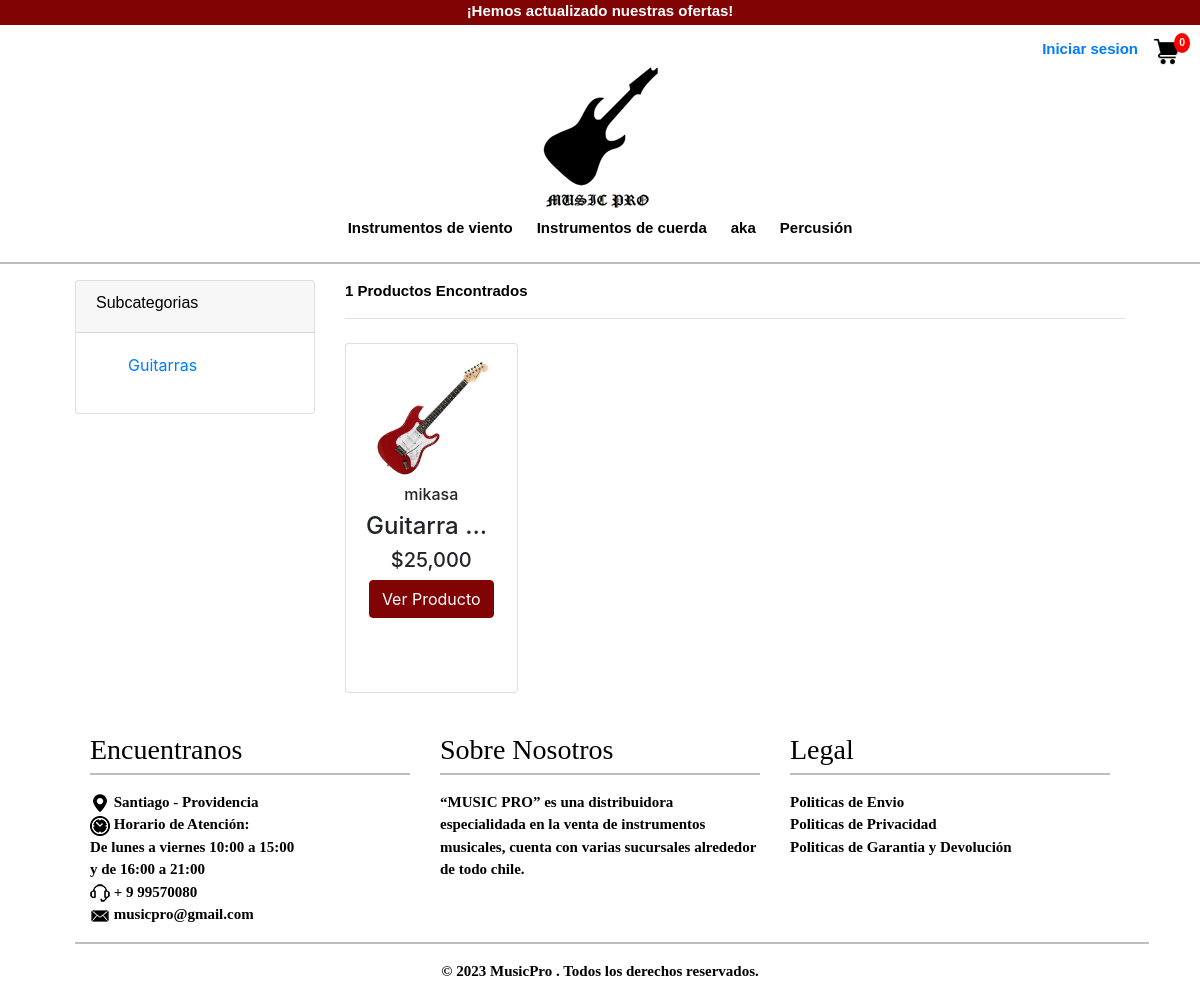
Screenshot of /store/instrumentos-de-cuerda/ with the database file from the repository.
### app/models.py (models this page shows, shortened)
class Categoria(models.Model):
    nombreCategoria = models.CharField(max_length=50,primary_key=True, verbose_name='nombre de la categoria', unique=True)
    descripcion = models.CharField(max_length=255, blank = True)
    slug = models.CharField(max_length=100)
    class Meta:
        verbose_name = 'category'
        verbose_name_plural = 'categories'

class SubCategoria(models.Model):
    nombreSubCategoria = models.CharField(max_length=50,primary_key=True, verbose_name='nombre subcategoria')
    descripcion = models.CharField(max_length=255, blank = True)
    slug = models.CharField(max_length=100)
    categoria = models.ForeignKey(Categoria, on_delete=models.CASCADE)
    slugcat = AutoSlugField(populate_from='categoria',null=True)
    class Meta:
        verbose_name = 'sub category'
        verbose_name_plural = 'sub categories'

class Producto(models.Model):
    SKU = models.IntegerField(primary_key=True, verbose_name='SKU')
    nombreProducto =  models.CharField(max_length=80 ,verbose_name='nombre', unique=True)
    slug = models.CharField(max_length=100)
    descripcion = models.TextField(verbose_name='descripcion')
    precio = models.IntegerField(verbose_name='precio')
    imagen=models.ImageField(upload_to='img/productos' , null=True)
    stock = models.IntegerField(verbose_name='stock')
    categoria= models.ForeignKey(Categoria,on_delete=models.CASCADE, )
    subcategoria= models.ForeignKey(SubCategoria,on_delete=models.CASCADE)
    tipoinstrumento= models.ForeignKey(TipoInstrumento,on_delete=models.CASCADE, blank=True, null=True)
    marca = models.ForeignKey(Marca,on_delete=models.CASCADE)
    is_available = models.BooleanField(default=True)
    create_date = models.DateTimeField(auto_now_add=True)
    modified_date = models.DateTimeField(auto_now=True)

class Marca(models.Model):
    nombreMarca = models.CharField(max_length=50,primary_key=True ,verbose_name='nombre Marca', unique=True)
    descripcion = models.CharField(max_length=255, blank = True)
    slug = models.CharField(max_length=100)
    def __str__(self) -> str:
        return self.nombreMarca

### app/views.py (the view)
# urls.py: path('store/<slug>/', store, name="store"),
def store (request, slug):
    tipo = None
    catslug = Categoria.objects.get(slug = slug)
    subcat = SubCategoria.objects.filter(categoria=catslug)
    productos = Producto.objects.filter(categoria=catslug)
    paginator = Paginator(productos, 8)
    page = request.GET.get('page')
    paged_productos = paginator.get_page(page)
    categorias = Categoria.objects.all()
    producto_count = productos.count()
    context = {
        'tipo':tipo,
        'subCat':subcat,
        'categorias':categorias,
        'productos': paged_productos,
        'producto_count': producto_count,
    }
    return render(request, 'app/tienda/store.html', context)

### carts/context_processors.py (called while the page is built)
def counter(request):
    cart_count = 0
    try:
        cart = Cart.objects.filter(cart_id=_cart_id(request))
        cart_items = CartItem.objects.all().filter(cart=cart[:1])
        for cart_item in cart_items:
            cart_count += cart_item.quantity
    except Cart.DoesNotExist:
        cart_count = 0
    return dict(cart_count=cart_count)

### carts/views.py (called while the page is built)
def _cart_id(request):
    cart = request.session.session_key
    if not cart:
        cart= request.session.create()
    return cart

### app/templates/app/tienda/store.html (shortened to what this page needs)
{% extends 'app/base.html' %}
{% load static %}
{% block contenido %}
<section class="section-content padding-y">
    <div class="container">
        <div class="row">
            <aside class="col-md-3">
                <div class="card">
                    <article class="filter-group">
                        <header class="card-header">
                            <h6 class="title">Subcategorias</h6>
                        </header>
                        <div class="filter-content collapse show" id="collapse_1" style="">
                            <div class="card-body">
                                {% for sub in subCat %}
                                <ul class="list-menu">
                                    <li><a
                                            href="{% url 'subCatfilter' sub.slugcat sub.slug  %}">{{sub.nombreSubCategoria}}</a>
                                    </li>
                                </ul>
                                {% endfor %}
                            </div>
                        </div>
                </div>
            </aside>
            <main class="col-md-9">
                <header class="border-bottom mb-4 pb-3">
                    <div class="form-inline">
                        <span class="mr-md-auto">{{ producto_count }} Productos Encontrados</span>
                    </div>
                </header>
                {% load humanize %}
                <div class="row">
                    {% for p in productos %}
                    <div class="col-xs col-sm-6 col-md col-lg-3">
                        <div class="producto">
                            <div class="card">
                                <div class="body-card">
                                    <div class="text-center"><img src="{{ p.imagen.url}}" class="img-fluid">
                                    </div>
                                    <h6 class="text-center ">{{p.marca}}</h6>
                                    <h4 class="text-center text-truncate">{{p.nombreProducto}}</h4>
                                    <h5 class="text-center ">${{p.precio | intcomma}}</h5>
                                    <a href="{% url 'detalle' p.SKU %}">
                                        <div class="text-center"> <button type="button" class="btn btn-success ">
                                                Ver Producto</button>
                                    </a>
                                </div>
                            </div>
                        </div>
                    </div>
                </div>
                {% endfor %}
        </div>
        {% endblock %}

### app/templates/app/base.html (shortened to what this page needs)
<!DOCTYPE html>
<html lang="es">
<head>
    <link rel="stylesheet" href="https://cdn.jsdelivr.net/bxslider/4.2.12/jquery.bxslider.css">
    <link href="https://cdn.jsdelivr.net/npm/bootstrap@5.0.2/dist/css/bootstrap.min.css" rel="stylesheet"
>
    <link rel="stylesheet" href="https://stackpath.bootstrapcdn.com/bootstrap/4.5.2/css/bootstrap.min.css">
    {% load static %}
    <link rel="stylesheet" href="{% static 'css/estilos.css' %}">
</head>
<body>
    <header>
        <div class="contenedor-anuncio">
            ¡Hemos actualizado nuestras ofertas!
        </div>
        <div class="sesion mt-60">
            {% if user.is_authenticated %}
            <li>
                Bienvenido/a: <a href="#">{{user.email}}</a>
                &nbsp;
                <a href="{% url 'logout' %}">Cerrar Sesion </a>
                {% if user.is_staff %}
                &nbsp;
                <a href="{%url 'adminView' %}">Panel de Admin</a>
                {% endif %}
            </li>
            {% else %}
            <li>
                <a href="{% url 'loginCli' %}">Iniciar sesion </a>
            </li>
            {% endif %}
            <div id="cart" class="cart-icon">
                <a href="{% url 'cart' %}"><img src="{% static 'img/icons/carrito.png' %}" alt="Carrito"></a>
                <div id="cart-quantity">{{ cart_count }}</div>
            </div>
        </div>
        <div class="contenedor-logo">
            <a href="{%url 'home' %}">
                <img href class="logo" src="{% static 'img/logo.png' %}" alt="logo"></a>
        </div>
        <ul class="nav nav-pills nav-justified mb-3 mx-5" id="ex1" role="tablist">
            {% for ve in categorias %}
            <li> <a href="{% url 'store' ve.slug %}"> {{ve.nombreCategoria}}</a></li>
            {% endfor %}
        </ul>
        <hr>
    </header>
    <div class="contenido">
        {% block contenido %}
        {% endblock %}
    </div>
    <footer>
        <div class="container">
            <div class="row">
                <div class="col-md-4 footer-col">
                    <h3>Encuentranos</h3>
                    <hr>
                    <ul class="list-inline">
                        <li>
                            <img src="{% static 'img/icons/ubicacion.png' %}" class="img-fluid">
                            Santiago - Providencia
                        </li>
                        <li>
                            <img src="{% static 'img/icons/horario.png' %}" class="img-fluid">
                            Horario de Atención: <br>De lunes a viernes
                            10:00 a 15:00 <br> y de 16:00 a 21:00
                        </li>
                        <li>
                            <img src="{% static 'img/icons/atencion.png' %}" class="img-fluid">
                            + 9 99570080
                        </li>
                        <li>
                            <img src="{% static 'img/icons/correo.png' %}" class="img-fluid">
                            <a target="_self" href="#">musicpro@gmail.com</a>
                        </li>
                    </ul>
                </div>
                <div class="col-md-4 footer-col">
                    <h3>Sobre Nosotros</h3>
                    <hr>
                    <ul class="list-inline">
                        <li>
                            “MUSIC PRO” es una distribuidora especialidada en la venta de instrumentos musicales, cuenta
                            con
                            varias sucursales alrededor de todo chile.
                        </li>
                    </ul>
                </div>
                <div class="col-md-4 footer-col">
                    <h3>Legal</h3>
                    <hr>
                    <ul class="list-inline">
                        <li>
                            <a target="_self" href="#">Politicas de Envio</a>
                        </li>
                        <li>
                            <a target="_self" href="#">Politicas de Privacidad</a>
                        </li>
                        <li>
                            <a target="_self" href="#"> Politicas de Garantia y Devolución</a>
                        </li>
                    </ul>
                </div>
                <hr>
            </div>
        </div>
        <div class="container">
            <div class="row">
                <div class="col-md-12 footer-col">
                    <div class="footer2">
                        © 2023 MusicPro . Todos los derechos reservados.
                    </div>
                </div>
            </div>
        </div>
    </footer>
</body>
</html>

### app/static/css/estilos.css (style rules this page uses)
* { margin: 0; padding: 0; }
body { background-color: white; }
header { width: 100%; background-color: #fff; font-family: Arial, Helvetica, sans-serif; font-weight: bold; font-size: 15px; color: #000; }
.sesion { font-size: 15px; display: flex; justify-content: flex-end; margin: 0px; margin-left: 50px; list-style: none; margin-right: 20px; }
.sesion li { margin-left: 150px; }
#cart { position: relative; display: inline-block; margin-left: 15px; }
#cart img { height: 27px; width: 27px; }
#cart-quantity { position: absolute; top: -5px; right: -10px; background: red; color: white; padding: 2px 5px; border-radius: 50%; font-size: 0.7em; }
.mt-60 { margin-top: 13px; }
.contenedor-anuncio { background-color: #810404; color: white; width: 100%; height: 25px; text-align: center; }
.contenedor-logo { text-align: center; }
.contenido { background-color: #fff; width: 90%; margin: auto; }
.producto .card { height: 350px; width:100%; }
.producto .body-card { white-space: nowrap; overflow: hidden; text-overflow: ellipsis; margin-left:20px; margin-right:20px; margin-top:10px; }
.producto .body-card img { max-height: 200px; }
ul, ol { list-style: none; }
.nav { display: flex; justify-content: center; }
.nav>li { float: left; }
.nav li a { color: #000; text-decoration: none; padding: 6px 12px; display: block; }
.producto img { object-fit: cover; }
.producto .card { margin-bottom: 20px; }
.producto .btn { margin-bottom: 10px; background-color: #810404; border-color: #810404; }
footer { color: black; width: 100%; margin: auto; font-family: Comic Sans MS; font-weight: bold; font-size: 15px; margin-bottom: 0px; margin-top: 20px; }
footer h3 { margin-bottom: 10px; margin: auto; margin-bottom: -10px; font-family: Comic Sans MS; }
footer a:link { color: black; text-decoration: none; }
.footer2 { margin: auto; width: 100%; display: flex; justify-content: center; }

### rows the page displays
Categoria: nombreCategoria "Instrumentos de viento"
Categoria: nombreCategoria "Instrumentos de cuerda"
Categoria: nombreCategoria "aka"
Categoria: nombreCategoria "Percusión"
SubCategoria: nombreSubCategoria "Guitarras"
Producto: imagen (picture), marca "mikasa", nombreProducto "Guitarra…", precio "25,000"

### other values shown
{{ cart_count }} "0"
{{ producto_count }} "1"
